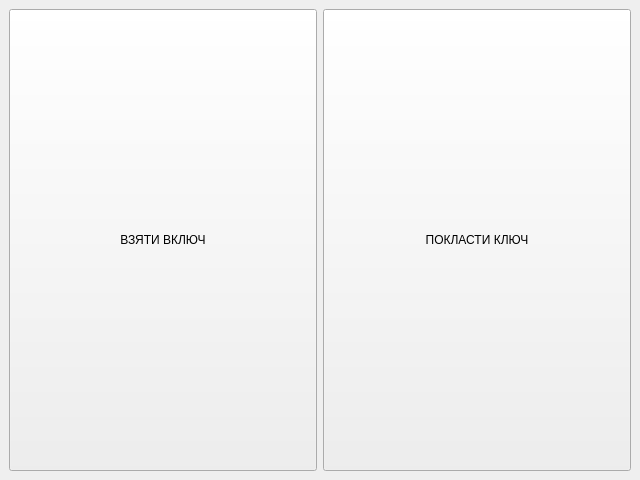
<?xml version="1.0" encoding="UTF-8"?>
<ui version="4.0">
 <class>FirstWindow</class>
 <widget class="QMainWindow" name="FirstWindow">
  <property name="geometry">
   <rect>
    <x>0</x>
    <y>0</y>
    <width>640</width>
    <height>480</height>
   </rect>
  </property>
  <property name="windowTitle">
   <string>MainWindow</string>
  </property>
  <widget class="QWidget" name="main_menu">
   <layout class="QHBoxLayout" name="horizontalLayout">
    <item>
     <widget class="QPushButton" name="get_key">
      <property name="sizePolicy">
       <sizepolicy hsizetype="Minimum" vsizetype="Minimum">
        <horstretch>0</horstretch>
        <verstretch>0</verstretch>
       </sizepolicy>
      </property>
      <property name="styleSheet">
       <string notr="true">font: 75 20pt &quot;DejaVu Sans Mono for Powerline&quot;;</string>
      </property>
      <property name="text">
       <string>ВЗЯТИ ВКЛЮЧ</string>
      </property>
     </widget>
    </item>
    <item>
     <widget class="QPushButton" name="return_key">
      <property name="sizePolicy">
       <sizepolicy hsizetype="Minimum" vsizetype="Minimum">
        <horstretch>0</horstretch>
        <verstretch>0</verstretch>
       </sizepolicy>
      </property>
      <property name="styleSheet">
       <string notr="true">font: 75 20pt &quot;DejaVu Sans Mono for Powerline&quot;;</string>
      </property>
      <property name="text">
       <string>ПОКЛАСТИ КЛЮЧ</string>
      </property>
     </widget>
    </item>
   </layout>
  </widget>
 </widget>
 <resources/>
 <connections/>
</ui>
